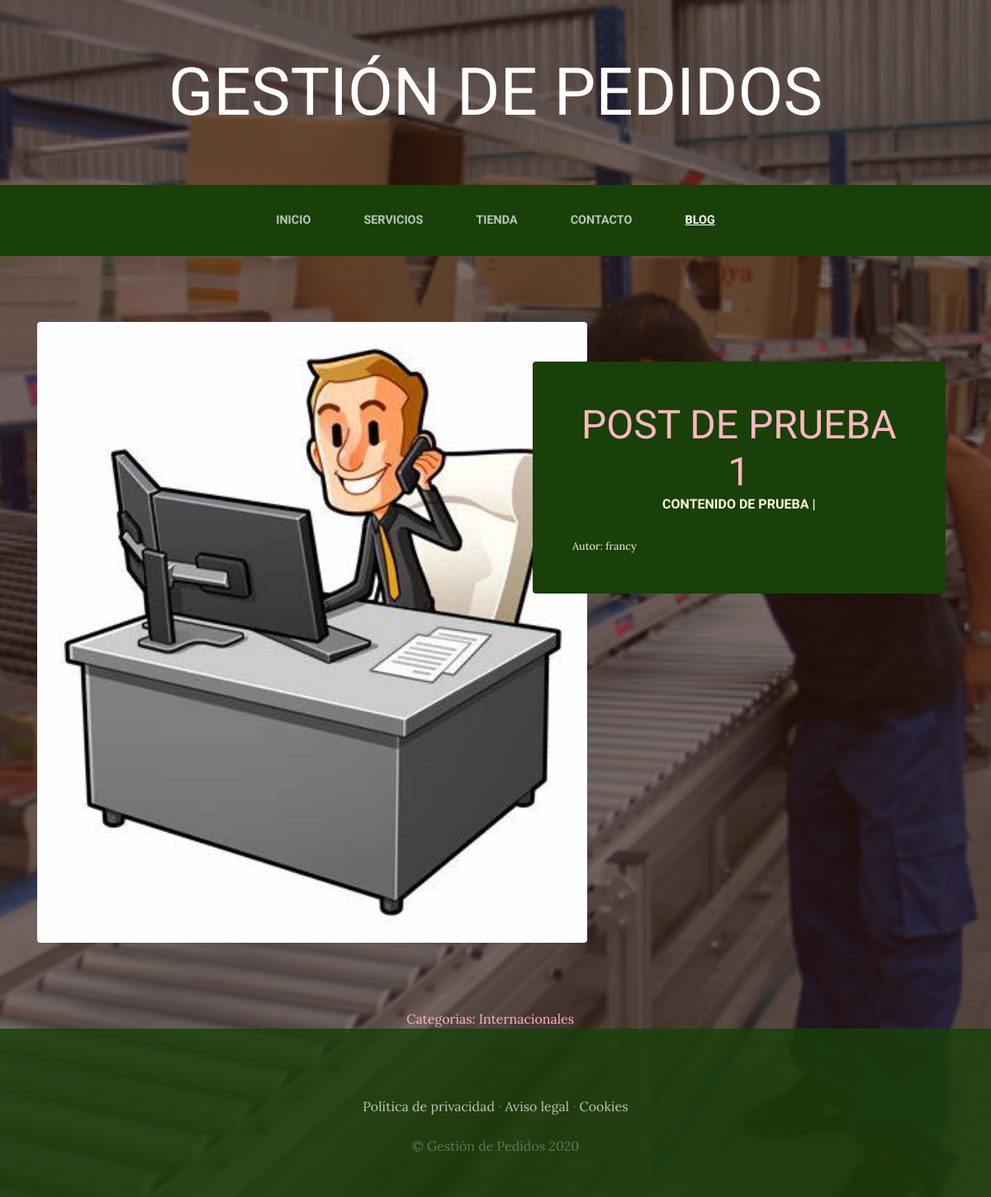
The app's page /blog/categoria/1/ with its own data.
### blogApp/models.py (models this page shows, shortened)
class Post(models.Model):
    tituloP = models.CharField(max_length=50)
    contenido = models.CharField(max_length=50)
    imagen = models.ImageField(upload_to='blogApp', null=True, blank=True)
    categorias = models.ManyToManyField(Categoria)
    autor = models.ForeignKey(User, on_delete=models.CASCADE)
    created = models.DateTimeField(auto_now_add=True)
    update = models.DateTimeField(auto_now_add=True)
    class Meta:
        verbose_name = 'post'
        verbose_name_plural = 'posts'

class Categoria(models.Model):
    nombreCat = models.CharField(max_length=50)
    created = models.DateTimeField(auto_now_add=True)
    update = models.DateTimeField(auto_now_add=True)
    class Meta:
        verbose_name = 'categoria'
        verbose_name_plural = 'categorias'

### blogApp/views.py (the view)
# urls.py: path('categoria/<int:categoria_id>/', views.categoria, name="categoria"),
def categoria(request, categoria_id):
    categori = Categoria.objects.get(id=categoria_id)
    posts = Post.objects.filter(categorias=categori)
    return render(request, "blogApp/categoria.html", {'categoria': categori, "posts": posts})

### carroApp/context_processor.py (called while the page is built)
def importe_total_carro(request):
    total = 0
    if 'carro' in request.session:
        for key, value in request.session["carro"].items():
            total = total + float(value["precio"])
    return {"importe_total_carro": total}

### blogApp/templates/blogApp/categoria.html
{% extends "ProyectoWebApp/base.html" %}
{%load static %}
{%block content%}
    {%for post in posts %}
       <section class="page-section clearfix">
        <div class="container">
          <div class="intro">
            <img class="intro-img img-fluid mb-3 mb-lg-0 rounded" src="{{post.imagen.url}}" alt="" style="width: 60%;">
            <div class="intro-text left-0 text-center bg-faded p-5 rounded">
              <h2 class="section-heading mb-4" >
                <span class="section-heading-lower" style="color: LightPink">{{post.tituloP}}</span>
                <span class="section-heading-Upper" >{{post.contenido}}</span>
              </h2>
                <div style="text-align: left; font-size: 0.8em;">
                    Autor: {{post.autor}}
                </div>
            </div>
          </div>
        </div>
      </section>
    {% endfor %}
    <section>
        <div style="width: 75%; margin: auto; text-align: center; color: LightPink">
            Categorias:
                {% for post in posts %}
                   {% for categoria in post.categorias.all %}
                     {{categoria.nombreCat}} &nbsp;&nbsp;
                   {% endfor %}
                {% endfor %}
        </div>
    </section>
{% endblock %}

### ProyectoWebApp/static/ProyectoWebApp/css/gestion.css (style rules this page uses)
body { font-family: 'Lora'; background: linear-gradient(rgba(47, 23, 15, 0.65), rgba(47, 23, 15, 0.65)), url("../img/bg_main.jpg"); background-attachment: fixed; background-position: center; background-size: cover; }
h1, h2, h3, h4, h5, h6 { font-family: 'Raleway'; }
.page-section { margin-top: 5rem; margin-bottom: 5rem; }
.section-heading { text-transform: uppercase; }
.section-heading .section-heading-upper { display: block; font-size: 1rem; font-weight: 800; padding-bottom:.5rem; }
.section-heading .section-heading-lower { display: block; font-size: 3rem; font-weight: 100; }
.bg-faded { background-color: rgba(255, 255, 255, 0.85); }
.intro { position: relative; }
@media (min-width: 992px) { .intro .intro-img { width: 75%; float: left; } }
@media (min-width: 992px) { .intro .intro-text { left: 600; width: 60%; margin-top: 3rem; background-color: rgba(24, 64, 8); color: cornsilk; position: absolute; } }
@media (min-width: 1200px) { .intro .intro-text { width: 45%; } }

### records on screen
Post: imagen (picture), tituloP "POST DE PRUEBA 1", contenido "CONTENIDO DE PRUEBA |", autor "francy"
Categoria: nombreCat "Internacionales"
